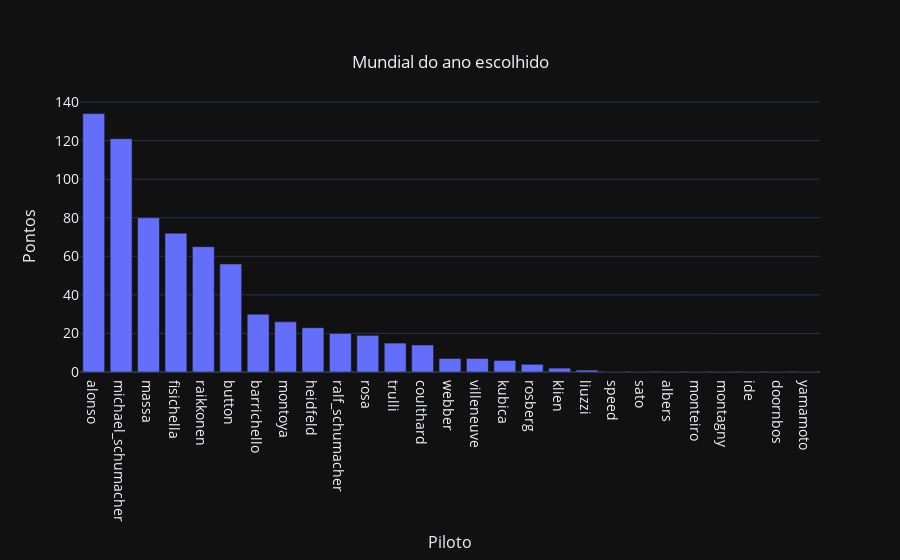

The notebook cell this image was saved under:
### Code cell
campeonato_ano('2006')

### Figure 1 — Plotly figure (JSON) as saved in the notebook; plotly's stock layout.template omitted (floating-point values rounded to 4 significant figures)
{"data": [{"type": "bar", "x": ["alonso", "michael_schumacher", "massa", "fisichella", "raikkonen", "button", "barrichello", "montoya", "heidfeld", "ralf_schumacher", "rosa", "trulli", "coulthard", "webber", "villeneuve", "kubica", "rosberg", "klien", "liuzzi", "speed", "sato", "albers", "monteiro", "montagny", "ide", "doornbos", "yamamoto"], "y": [134, 121, 80, 72, 65, 56, 30, 26, 23, 20, 19, 15, 14, 7, 7, 6, 4, 2, 1, 0, 0, 0, 0, 0, 0, 0, 0]}], "layout": {"title": {"text": "Mundial do ano escolhido", "x": 0.5, "xanchor": "center", "y": 0.9, "yanchor": "top"}, "xaxis": {"tickfont": {"size": 14}, "title": {"font": {"size": 16}, "text": "Piloto"}}, "yaxis": {"tickfont": {"size": 14}, "title": {"font": {"size": 16}, "text": "Pontos"}}}}
